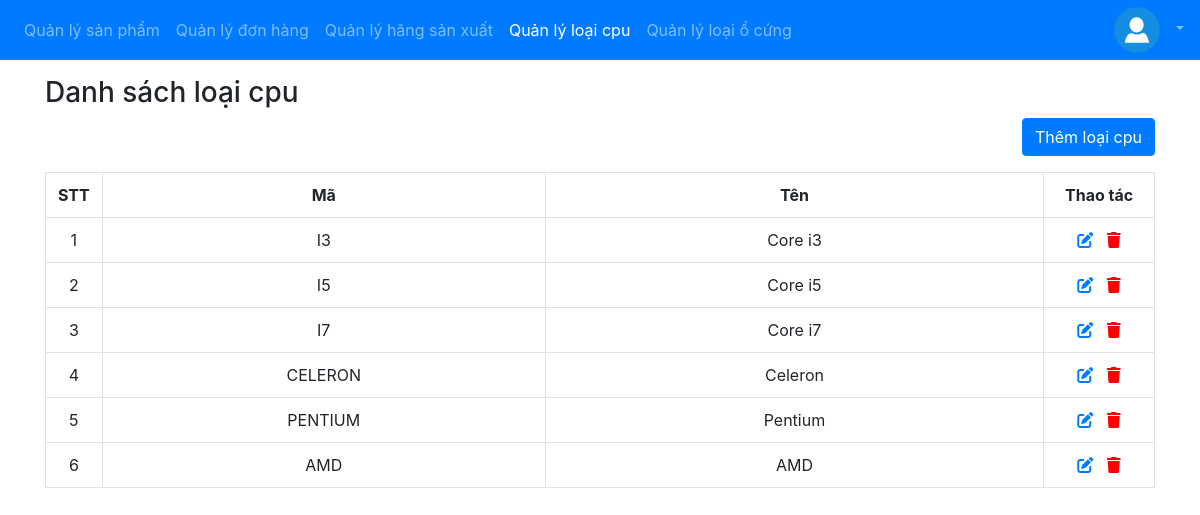
Screenshot of /staff/cpu_type_list (signed in) with the database file from the repository.
### app/models.py (models this page shows, shortened)
class CpuType(models.Model):
    code = models.CharField(max_length=30, verbose_name='Mã', unique=True)
    name = models.CharField(max_length=30, verbose_name='Tên')

### app/views_staff.py (the view)
# urls.py: path('staff/cpu_type_list', views_staff.listCpuType, name='cpu-type-list'),
@login_required
def listCpuType(request):
    cpuTypes = CpuType.objects.all()
    return render(request, 'staff/cpu_type/list.html', {'cpuTypes': cpuTypes})

### app/templates/staff/cpu_type/list.html (shortened to what this page needs)
{% extends 'staff/base.html' %}
{% block navbar %}
{% with page=3 %}
{{ block.super }}
{% endwith %}
{% endblock %}
{% block content %}
  <div class="container pt-3">
    <h3>Danh sách loại cpu</h3>
    <div class="text-right mb-3">
      <a href='{% url "cpu-type-create" %}' class="btn btn-primary">Thêm loại cpu</a>
    </div>
    {%if cpuTypes %}
      <table class="table table-bordered">
        <tr>
          <th style="width:5%" class="text-center">STT</th>
          <th style="width:40%" class="text-center">Mã</th>
          <th style="width:45%" class="text-center">Tên</th>
          <th style="width:10%" class="text-center">Thao tác</th>
        </tr>
        {% for type in cpuTypes %}
          <tr>
            <td class="text-center">{{ forloop.counter }}</td>
            <td class="text-center">{{ type.code }}</td>
            <td class="text-center">{{ type.name }}</td>
            <td class="text-center">
              <a title="Chỉnh sửa"href='{% url "cpu-type-update" type.id %}'><i class="fas fa-edit"></i></a> &nbsp;
              <a title="Xóa" style="color:red" href='#' onclick="confirmDelete(this)" url='{% url "cpu-type-delete" type.id %}'>
                <i class="fas fa-trash"></i>
              </a>
            </td>
          </tr>
        {% endfor %}
      </table>
    {% else %}
      <p>Không có dữ liệu</p>
    {% endif %}
  </div>
{% endblock %}

### rows the page displays
CpuType: code "I3", name "Core i3"
CpuType: code "I5", name "Core i5"
CpuType: code "I7", name "Core i7"
CpuType: code "CELERON", name "Celeron"
CpuType: code "PENTIUM", name "Pentium"
CpuType: code "AMD", name "AMD"
